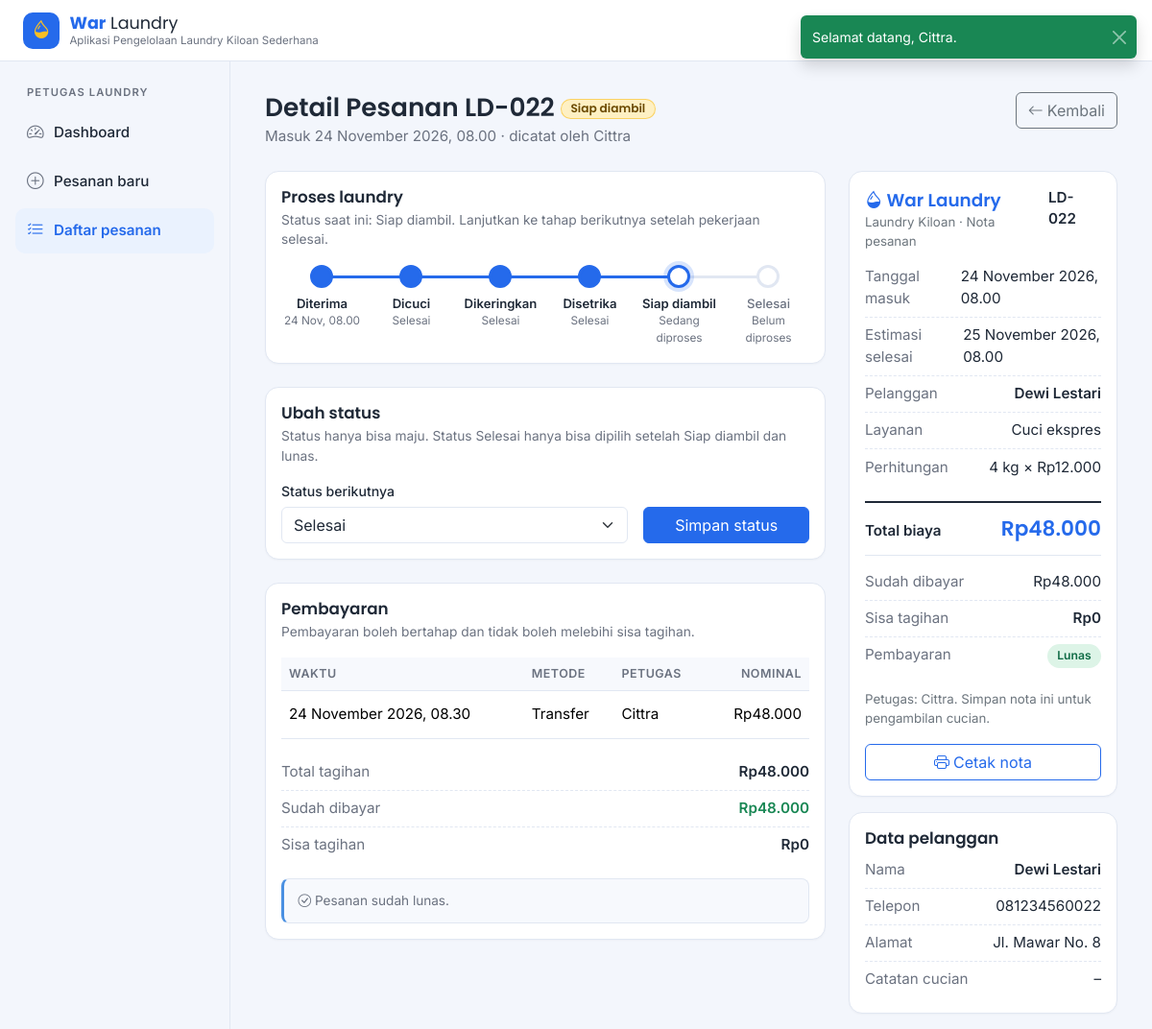
The app's page /detail-pesanan.php?id=2 (signed in) with its own data.
### tables this page shows
CREATE TABLE pesanan (
  id                INT UNSIGNED NOT NULL AUTO_INCREMENT,
  kode              VARCHAR(10)  NOT NULL,          
  pelanggan_id      INT UNSIGNED NOT NULL,
  layanan_id        INT UNSIGNED NOT NULL,
  user_id           INT UNSIGNED NOT NULL,          
  berat             DECIMAL(6,2) NOT NULL,
  tarif             INT UNSIGNED NOT NULL,          
  total             INT UNSIGNED NOT NULL,
  dibayar           INT UNSIGNED NOT NULL DEFAULT 0,
  status            ENUM('diterima','dicuci','dikeringkan','disetrika','siap_diambil','selesai')
                    NOT NULL DEFAULT 'diterima',
  estimasi_selesai  DATETIME     NOT NULL,
  selesai_at        DATETIME     NULL,
  catatan           VARCHAR(255) NULL,
  created_at        DATETIME     NOT NULL DEFAULT CURRENT_TIMESTAMP,
  PRIMARY KEY (id),
  UNIQUE KEY uk_pesanan_kode (kode),
  KEY idx_pesanan_created (created_at),
  KEY idx_pesanan_status (status),
  CONSTRAINT fk_pesanan_pelanggan FOREIGN KEY (pelanggan_id) REFERENCES pelanggan (id),
  CONSTRAINT fk_pesanan_layanan   FOREIGN KEY (layanan_id)   REFERENCES layanan (id),
  CONSTRAINT fk_pesanan_user      FOREIGN KEY (user_id)      REFERENCES users (id)
);

CREATE TABLE users (
  id         INT UNSIGNED NOT NULL AUTO_INCREMENT,
  nama       VARCHAR(100) NOT NULL,
  username   VARCHAR(50)  NOT NULL,
  password   VARCHAR(255) NOT NULL,               
  peran      ENUM('pemilik','petugas') NOT NULL,
  aktif      TINYINT(1)   NOT NULL DEFAULT 1,
  created_at DATETIME     NOT NULL DEFAULT CURRENT_TIMESTAMP,
  PRIMARY KEY (id),
  UNIQUE KEY uk_users_username (username)
);

CREATE TABLE layanan (
  id           INT UNSIGNED NOT NULL AUTO_INCREMENT,
  nama         VARCHAR(100) NOT NULL,
  tarif_per_kg INT UNSIGNED NOT NULL,
  durasi_hari  TINYINT UNSIGNED NOT NULL,
  tanpa_cuci   TINYINT(1)   NOT NULL DEFAULT 0,   
  aktif        TINYINT(1)   NOT NULL DEFAULT 1,
  PRIMARY KEY (id)
);

CREATE TABLE pembayaran (
  id         INT UNSIGNED NOT NULL AUTO_INCREMENT,
  pesanan_id INT UNSIGNED NOT NULL,
  user_id    INT UNSIGNED NOT NULL,
  nominal    INT UNSIGNED NOT NULL,
  metode     ENUM('tunai','transfer') NOT NULL,
  created_at DATETIME     NOT NULL DEFAULT CURRENT_TIMESTAMP,
  PRIMARY KEY (id),
  KEY idx_pembayaran_created (created_at),
  CONSTRAINT fk_pembayaran_pesanan FOREIGN KEY (pesanan_id) REFERENCES pesanan (id),
  CONSTRAINT fk_pembayaran_user    FOREIGN KEY (user_id)    REFERENCES users (id)
);

CREATE TABLE pelanggan (
  id         INT UNSIGNED NOT NULL AUTO_INCREMENT,
  nama       VARCHAR(100) NOT NULL,
  telepon    VARCHAR(20)  NOT NULL,
  alamat     VARCHAR(255) NOT NULL,
  created_at DATETIME     NOT NULL DEFAULT CURRENT_TIMESTAMP,
  PRIMARY KEY (id),
  UNIQUE KEY uk_pelanggan_telepon (telepon)
);

### config/database.php (called while the page is built, shortened)
<?php
function db(): PDO
{
    static $pdo = null;
    if ($pdo === null) {
        $dsn = 'mysql:host=' . DB_HOST . ';dbname=' . DB_NAME . ';charset=utf8mb4';
        try {
            $pdo = new PDO($dsn, DB_USER, DB_PASS, [
                PDO::ATTR_ERRMODE            => PDO::ERRMODE_EXCEPTION,
                PDO::ATTR_DEFAULT_FETCH_MODE => PDO::FETCH_ASSOC,
                PDO::ATTR_EMULATE_PREPARES   => false,
            ]);
            $pdo->exec("SET time_zone = '+07:00'");
        } catch (PDOException $e) {
            http_response_code(500);
            exit('Gagal terhubung ke database. Pastikan MySQL di XAMPP sudah berjalan '
                . 'dan database war_laundry_php sudah diimpor.');
        }
    }
    return $pdo;
}

### detail-pesanan.php (the view, shortened to what this page needs)
<?php
require_once __DIR__ . '/includes/auth.php';
$pdo  = db();
$id = (int) input_get('id');
function ambil_pesanan(int $id, bool $kunci = false): ?array
{
    $sql = 'SELECT p.*, pl.nama AS pelanggan, pl.telepon, pl.alamat,
                   l.nama AS layanan, l.tanpa_cuci, u.nama AS petugas
            FROM pesanan p
            JOIN pelanggan pl ON pl.id = p.pelanggan_id
            JOIN layanan l ON l.id = p.layanan_id
            JOIN users u ON u.id = p.user_id
            WHERE p.id = ?' . ($kunci ? ' FOR UPDATE' : '');
    $stmt = db()->prepare($sql);
    $stmt->execute([$id]);
    return $stmt->fetch() ?: null;
}
function status_berikutnya(array $p): array
{
    $alur  = alur_status((bool) $p['tanpa_cuci']);
    $posisi = array_search($p['status'], $alur, true);
    $hasil = [];
    foreach (array_slice($alur, $posisi + 1) as $st) {
        $alasan = '';
        $hasil[$st] = $alasan;
    }
    return $hasil;
}
$p = ambil_pesanan($id);
$stmt = $pdo->prepare('SELECT b.*, u.nama AS petugas FROM pembayaran b JOIN users u ON u.id = b.user_id
                       WHERE b.pesanan_id = ? ORDER BY b.created_at, b.id');
$stmt->execute([$id]);
$riwayat = $stmt->fetchAll();
$sisa     = $p['total'] - $p['dibayar'];
$lunas    = $sisa <= 0;
$alur     = alur_status((bool) $p['tanpa_cuci']);
$semua    = array_keys(DAFTAR_STATUS);
$posisi   = array_search($p['status'], $semua, true);
$pilihan  = status_berikutnya($p);
$terakhir = $p['status'] === 'selesai';
$bisa_ubah = in_array('', $pilihan, true);
require __DIR__ . '/includes/header.php';
?>
    <div class="page-head d-flex justify-content-between align-items-start flex-wrap gap-3 no-print">
      <div>
        <h1 class="page-title">Detail Pesanan <?= e($p['kode']) ?> <span id="statusBadge" class="st <?= $p['status'] === 'siap_diambil' ? 'st-siap' : 'st-' . e($p['status']) ?> align-middle"><?= e(label_status($p['status'])) ?></span></h1>
        <p class="page-sub">Masuk <?= e(tanggal_indo($p['created_at'], true)) ?> &middot; dicatat oleh <?= e($p['petugas']) ?></p>
      </div>
      <a href="daftar-pesanan.php" class="btn btn-outline-secondary"><i class="bi bi-arrow-left me-1"></i>Kembali</a>
    </div>
    <div class="row g-4">
      <div class="col-xl-8">
        <div class="card section-card mb-4 no-print"><div class="card-body">
          <h2 class="section-title">Proses laundry</h2>
          <p class="section-sub" id="statusSaatIni">Status saat ini: <?= e(label_status($p['status'])) ?>. <?= $terakhir ? 'Pesanan sudah selesai.' : 'Lanjutkan ke tahap berikutnya setelah pekerjaan selesai.' ?></p>
          <ol class="stepper mb-0" id="stepper">
<?php foreach ($semua as $i => $st):
    $dilewati = !in_array($st, $alur, true);
    if ($i < $posisi) {
        $kelas = 'done';
        $ket = $dilewati ? 'Dilewati' : 'Selesai';
    } elseif ($i === $posisi) {
        $kelas = 'current';
        $ket = $st === 'selesai' ? tanggal_pendek($p['selesai_at']) : 'Sedang diproses';
    } else {
        $kelas = 'pending';
        $ket = $dilewati ? 'Dilewati' : 'Belum diproses';
    }
    if ($i === 0) {
        $ket = tanggal_pendek($p['created_at']);
    }
?>
            <li class="step <?= $kelas ?>"<?= $kelas === 'current' ? ' aria-current="step"' : '' ?>><span class="step-dot"></span><span class="step-name"><?= e(label_status($st)) ?></span><small><?= e($ket) ?></small></li>
<?php endforeach; ?>
          </ol>
        </div></div>
        <div class="card section-card mb-4 no-print"><div class="card-body">
          <h2 class="section-title">Ubah status</h2>
          <p class="section-sub">Status hanya bisa maju. <?= $p['tanpa_cuci'] ? 'Layanan ' . e($p['layanan']) . ' melewati tahap Dicuci dan Dikeringkan. ' : '' ?>Status Selesai hanya bisa dipilih setelah Siap diambil dan lunas.</p>
          <form id="statusForm" method="post" action="detail-pesanan.php?id=<?= (int) $p['id'] ?>" class="row g-3 align-items-end">
            <div class="col-md-8">
              <label for="statusBerikut" class="form-label">Status berikutnya</label>
              <select class="form-select" id="statusBerikut" name="status"<?= $terakhir ? ' disabled' : '' ?>>
<?php foreach ($pilihan as $st => $alasan): ?>
                <option value="<?= e($st) ?>"<?= $alasan !== '' ? ' disabled' : '' ?>><?= e(label_status($st)) ?><?= $alasan !== '' ? ' (' . e($alasan) . ')' : '' ?></option>
<?php endforeach; ?>
              </select>
            </div>
            <div class="col-md-4">
              <button type="submit" class="btn btn-primary w-100" id="simpanStatus"<?= $bisa_ubah ? '' : ' disabled' ?>>Simpan status</button>
            </div>
          </form>
        </div></div>
        <div class="card section-card no-print"><div class="card-body">
          <h2 class="section-title">Pembayaran</h2>
          <p class="section-sub">Pembayaran boleh bertahap dan tidak boleh melebihi sisa tagihan.</p>
          <div class="table-responsive mb-3">
            <table class="table align-middle app-table">
              <thead><tr><th>Waktu</th><th>Metode</th><th>Petugas</th><th class="text-end">Nominal</th></tr></thead>
              <tbody>
<?php foreach ($riwayat as $b): ?>
                <tr><td><?= e(tanggal_indo($b['created_at'], true)) ?></td><td><?= e(ucfirst($b['metode'])) ?></td><td><?= e($b['petugas']) ?></td><td class="text-end"><?= e(rupiah($b['nominal'])) ?></td></tr>
<?php endforeach; ?>
              </tbody>
            </table>
          </div>
          <ul class="list-unstyled kv-list">
            <li><span>Total tagihan</span><span class="fw-semibold"><?= e(rupiah($p['total'])) ?></span></li>
            <li><span>Sudah dibayar</span><span class="fw-semibold text-success"><?= e(rupiah($p['dibayar'])) ?></span></li>
            <li><span>Sisa tagihan</span><span class="fw-semibold<?= $lunas ? '' : ' text-danger' ?>"><?= e(rupiah($sisa)) ?></span></li>
          </ul>
<?php if ($lunas): ?>
          <div class="note-box mb-0"><i class="bi bi-check-circle me-1"></i>Pesanan sudah lunas.</div>
<?php endif; ?>
        </div></div>
      </div>
      <div class="col-xl-4">
        <div class="card section-card mb-3 print-area"><div class="card-body">
          <div class="d-flex justify-content-between align-items-start mb-2">
            <div>
              <div class="nota-brand"><i class="bi bi-droplet-half me-1"></i>War Laundry</div>
              <div class="text-secondary small">Laundry Kiloan &middot; Nota pesanan</div>
            </div>
            <span class="fw-semibold"><?= e($p['kode']) ?></span>
          </div>
          <ul class="list-unstyled kv-list">
            <li><span>Tanggal masuk</span><span><?= e(tanggal_indo($p['created_at'], true)) ?></span></li>
            <li><span>Estimasi selesai</span><span><?= e(tanggal_indo($p['estimasi_selesai'], true)) ?></span></li>
            <li><span>Pelanggan</span><span class="fw-semibold"><?= e($p['pelanggan']) ?></span></li>
            <li><span>Layanan</span><span><?= e($p['layanan']) ?></span></li>
            <li><span>Perhitungan</span><span><?= e(format_kg($p['berat'])) ?> kg &times; <?= e(rupiah($p['tarif'])) ?></span></li>
          </ul>
          <div class="total-row"><span>Total biaya</span><span><?= e(rupiah($p['total'])) ?></span></div>
          <ul class="list-unstyled kv-list mt-2">
            <li><span>Sudah dibayar</span><span><?= e(rupiah($p['dibayar'])) ?></span></li>
            <li><span>Sisa tagihan</span><span class="fw-semibold"><?= e(rupiah($sisa)) ?></span></li>
            <li><span>Pembayaran</span><span><?= badge_bayar($p['total'], $p['dibayar']) ?></span></li>
          </ul>
          <p class="text-secondary small mb-3">Petugas: <?= e($p['petugas']) ?>. Simpan nota ini untuk pengambilan cucian.</p>
          <button type="button" class="btn btn-outline-primary w-100 no-print" id="cetakNota"><i class="bi bi-printer me-1"></i>Cetak nota</button>
        </div></div>
        <div class="card section-card no-print"><div class="card-body">
          <h2 class="section-title">Data pelanggan</h2>
          <ul class="list-unstyled kv-list mb-0">
            <li><span>Nama</span><span class="fw-semibold"><?= e($p['pelanggan']) ?></span></li>
            <li><span>Telepon</span><span><?= e($p['telepon']) ?></span></li>
            <li><span>Alamat</span><span class="text-end"><?= e($p['alamat']) ?></span></li>
            <li><span>Catatan cucian</span><span class="text-end"><?= $p['catatan'] !== null ? e($p['catatan']) : '&ndash;' ?></span></li>
          </ul>
        </div></div>
      </div>
    </div>
<?php require __DIR__ . '/includes/footer.php'; ?>

### assets/css/style.css (style rules this page uses)
:root { --blue-light: #4A90E2; --blue-dark: #256AEB; --white: #F9FAFB; --accent: #F9BF24; --bg: #F3F6FC; --surface: #FFFFFF; --text: #1F2937; --muted: #6B7280; --border: #E1E7F2; --tint: #EAF2FE; --bs-primary: #256AEB; --bs-primary-rgb: 37, 106, 235; --bs-body-font-family: 'Inter', system-ui, -apple-system, 'Segoe UI', sans-serif; --bs-body-color: var(--text); --bs-link-color: #256AEB; --bs-border-color: var(--border); --sidebar-w: 240px; --topbar-h: 64px; }
body { background: var(--bg); color: var(--text); font-size: .95rem; }
h1, h2, h3, h4, h5, .h3, .h4 { font-family: 'Poppins', 'Inter', sans-serif; }
.btn-primary { --bs-btn-bg: var(--blue-dark); --bs-btn-border-color: var(--blue-dark); --bs-btn-hover-bg: #1e57c2; --bs-btn-hover-border-color: #1e57c2; --bs-btn-active-bg: #1a4ea9; --bs-btn-active-border-color: #1a4ea9; --bs-btn-disabled-bg: var(--blue-dark); --bs-btn-disabled-border-color: var(--blue-dark); }
.btn-outline-primary { --bs-btn-color: var(--blue-dark); --bs-btn-border-color: var(--blue-dark); --bs-btn-hover-bg: var(--blue-dark); --bs-btn-hover-border-color: var(--blue-dark); --bs-btn-active-bg: var(--blue-dark); --bs-btn-active-border-color: var(--blue-dark); }
.form-label { font-weight: 500; font-size: .88rem; margin-bottom: .35rem; }
.page-head { margin-bottom: 1.5rem; }
.page-title { font-size: 1.65rem; font-weight: 600; margin: 0 0 .2rem; }
.page-sub { color: var(--muted); margin: 0; }
.card { border: 1px solid var(--border); border-radius: 14px; background: var(--surface); box-shadow: 0 1px 2px rgba(16, 24, 40, .03); }
.section-title { font-size: 1.05rem; font-weight: 600; margin-bottom: .25rem; }
.section-sub { color: var(--muted); font-size: .86rem; margin-bottom: 1rem; }
.note-box { background: #F7F9FD; border: 1px solid var(--border); border-left: 3px solid var(--blue-light); border-radius: 8px; padding: .75rem .9rem; color: var(--muted); font-size: .85rem; }
.kv-list li { display: flex; justify-content: space-between; gap: 1rem; padding: .45rem 0; border-bottom: 1px dashed var(--border); }
.kv-list li:last-child { border-bottom: 0; }
.kv-list li > span:first-child { color: var(--muted); }
.total-row { display: flex; justify-content: space-between; align-items: baseline; padding: .7rem 0; border-top: 2px solid var(--text); border-bottom: 1px solid var(--border); font-weight: 600; }
.total-row span:last-child { font-family: 'Poppins', sans-serif; font-size: 1.35rem; color: var(--blue-dark); }
.app-table { --bs-table-bg: transparent; margin-bottom: 0; }
.app-table thead th { font-size: .78rem; text-transform: uppercase; letter-spacing: .04em; color: var(--muted); font-weight: 600; background: #F7F9FD; border-bottom: 1px solid var(--border); white-space: nowrap; }
.app-table td { padding-top: .8rem; padding-bottom: .8rem; }
.st { display: inline-block; padding: .22rem .65rem; border-radius: 999px; font-size: .76rem; font-weight: 600; white-space: nowrap; }
.st-siap { background: #FEF0C3; color: #6B4A00; box-shadow: inset 0 0 0 1px rgba(249, 191, 36, .6); }
.stepper { list-style: none; padding: 0; display: grid; grid-template-columns: repeat(6, 1fr); gap: .5rem; position: relative; }
.step { position: relative; text-align: center; font-size: .82rem; }
.step::before { content: ""; position: absolute; top: 11px; left: -50%; width: 100%; height: 3px; background: var(--border); z-index: 0; }
.step:first-child::before { display: none; }
.step-dot { position: relative; z-index: 1; display: block; width: 24px; height: 24px; margin: 0 auto .4rem; border-radius: 50%; background: var(--surface); border: 3px solid var(--border); }
.step-name { display: block; font-weight: 600; }
.step small { display: block; color: var(--muted); font-size: .74rem; }
.step.done::before, .step.current::before { background: var(--blue-dark); }
.step.done .step-dot { background: var(--blue-dark); border-color: var(--blue-dark); }
.step.current .step-dot { border-color: var(--blue-dark); box-shadow: 0 0 0 4px rgba(37, 106, 235, .18); }
.step.pending .step-name { color: var(--muted); font-weight: 500; }
.nota-brand { font-family: 'Poppins', sans-serif; font-weight: 600; font-size: 1.15rem; color: var(--blue-dark); }

### records on screen
pesanan: kode "LD-022", status "Siap diambil", created_at "24 November 2026, 08.00", user.nama "Cittra", created_at "24 Nov, 08.00", layanan.tanpa_cuci "Selesai", layanan.tanpa_cuci "Belum diproses", status "Selesai", total "Rp48.000", dibayar "Rp48.000", rupiah($sisa) "Rp0", estimasi_selesai "25 November 2026, 08.00", pelanggan.nama "Dewi Lestari", layanan.nama "Cuci ekspres", berat "4", tarif "Rp12.000", pelanggan.telepon "081234560022", pelanggan.alamat "Jl. Mawar No. 8"
pembayaran: created_at "24 November 2026, 08.30", metode "Transfer", user.nama "Cittra", nominal "Rp48.000"

### other values on screen
LABEL_PERAN[$user['peran']] "PETUGAS LAUNDRY"
$label "Dashboard"
$label "Pesanan baru"
$label "Daftar pesanan"
label_status($st) "Diterima"
label_status($st) "Dicuci"
label_status($st) "Dikeringkan"
label_status($st) "Disetrika"
label_status($st) "Siap diambil"
$ket "Sedang diproses"
label_status($st) "Selesai"
